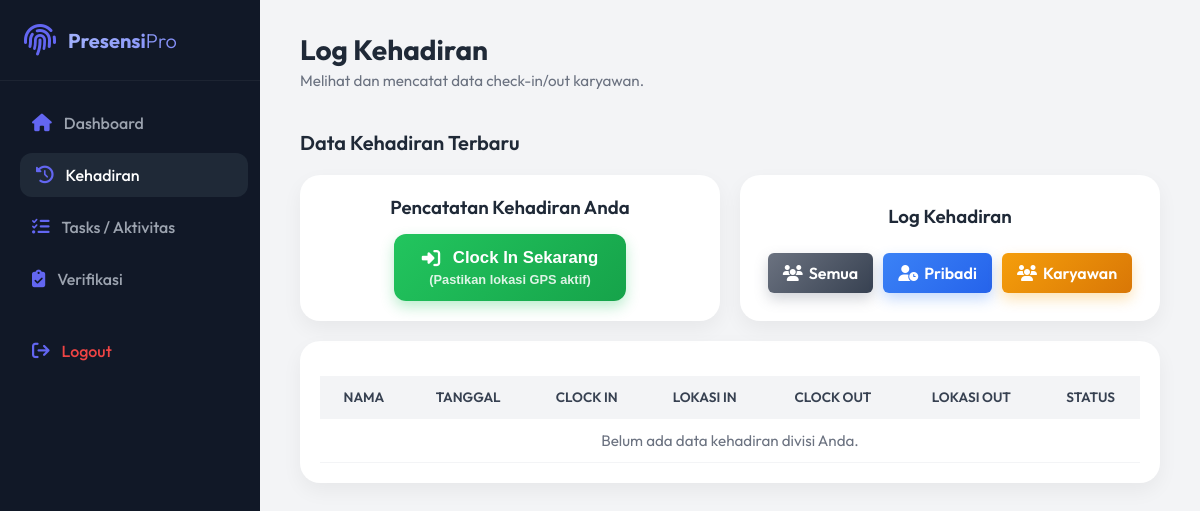
Page /kehadiran/index.php?filter=karyawan (signed in) on the earlier database version.
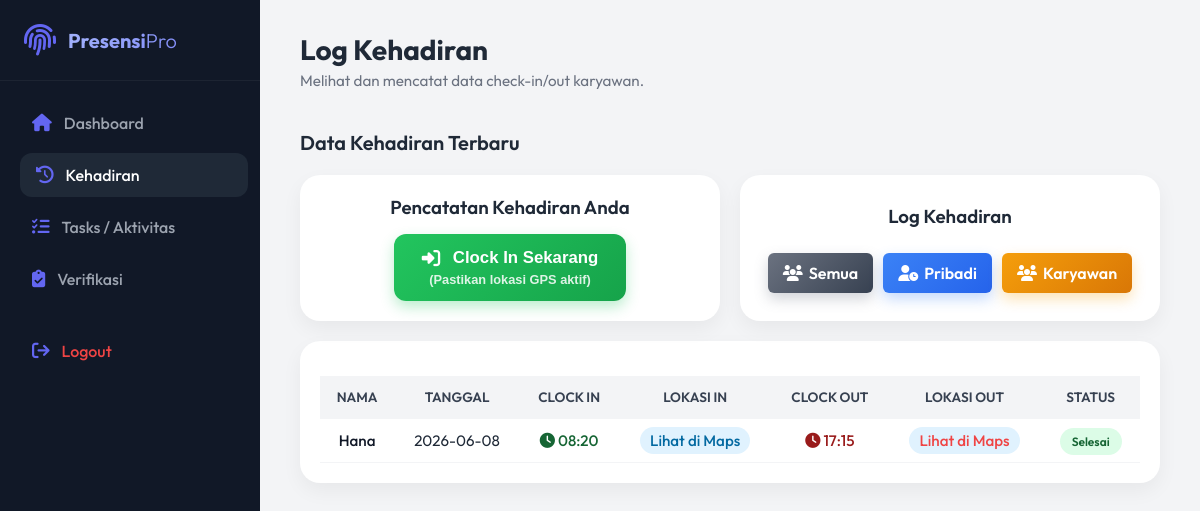
Same page on the later database version.
### tables this page shows
CREATE TABLE `kehadirans` (
  `id` int(11) NOT NULL,
  `tanggal` date DEFAULT NULL,
  `clock_in` datetime DEFAULT NULL,
  `clock_out` datetime DEFAULT NULL,
  `latitude_in` float DEFAULT NULL,
  `longitude_in` float DEFAULT NULL,
  `latitude_out` float DEFAULT NULL,
  `longitude_out` float DEFAULT NULL,
  `status_kehadiran` enum('Hadir','Sakit','Izin','Cuti','Alpa') DEFAULT 'Hadir',
  `users_id` int(11) DEFAULT NULL
);

CREATE TABLE `users` (
  `id` int(11) NOT NULL,
  `nama` varchar(100) NOT NULL,
  `email` varchar(100) NOT NULL,
  `password` varchar(255) NOT NULL,
  `divisi` enum('IT','HR','Finance','Marketing','Operasional') NOT NULL,
  `status` enum('Aktif','Nonaktif') DEFAULT 'Aktif',
  `tipe_users_id` int(11) DEFAULT NULL
);

### models/Kehadiran.php (called while the page is built, shortened)
<?php
class Kehadiran
{
    private $conn;
    private $table_name = "kehadirans";
    public function __construct($db)
    {
        $this->conn = $db;
    }
    public function readPagingByTipeUser($from_record_num, $records_per_page, $division, $tipeUserId)
    {
        $query = "SELECT a.*, u.nama AS user_name, u.divisi, tu.nama AS tipe_user
              FROM " . $this->table_name . " a
              JOIN users u ON a.users_id = u.id
              JOIN tipe_users tu ON u.tipe_users_id = tu.id
              WHERE 1=1";
        if ($tipeUserId == 5) {
            $query .= " AND u.id = :userId";
        } elseif ($tipeUserId == 4) {
            $query .= " AND u.divisi = :division AND tu.nama = 'Staff'";
        } elseif ($tipeUserId == 3) {
            $query .= " AND u.divisi = :division AND tu.nama IN ('Supervisor','Staff')";
        } elseif ($tipeUserId == 2) {
            $query .= " AND tu.nama IN ('Manager','Supervisor','Staff')";
        } elseif ($tipeUserId == 1) {
        }
        $query .= " ORDER BY a.tanggal DESC
                LIMIT :from_record_num, :records_per_page";
        $stmt = $this->conn->prepare($query);
        if ($tipeUserId == 4 || $tipeUserId == 3) {
            $stmt->bindParam(':division', $division);
        }
        $stmt->bindParam(':from_record_num', $from_record_num, PDO::PARAM_INT);
        $stmt->bindParam(':records_per_page', $records_per_page, PDO::PARAM_INT);
        $stmt->execute();
        return $stmt;
    }
    public function countByTipeUser($division, $tipeUserId)
    {
        $query = "SELECT COUNT(k.id) as total_rows
              FROM " . $this->table_name . " k
              JOIN users u ON k.users_id = u.id
              JOIN tipe_users tu ON u.tipe_users_id = tu.id
              WHERE 1=1";
        if ($tipeUserId == 5) {
            $query .= " AND u.id = ?";
        } elseif ($tipeUserId == 4) {
            $query .= " AND u.divisi = ? AND tu.nama = 'Staff'";
        } elseif ($tipeUserId == 3) {
            $query .= " AND u.divisi = ? AND tu.nama IN ('Supervisor','Staff')";
        } elseif ($tipeUserId == 2) {
            $query .= " AND tu.nama IN ('Manager','Supervisor','Staff')";
        } elseif ($tipeUserId == 1) {
        }
        $stmt = $this->conn->prepare($query);
        if ($tipeUserId == 4 || $tipeUserId == 3) {
            $stmt->bindParam(1, $division);
        }
        $stmt->execute();
        $row = $stmt->fetch(PDO::FETCH_ASSOC);
        return $row['total_rows'];
    }
}

### kehadiran/index.php (the view, shortened to what the changed rows need)
<?php
require_once '../models/Kehadiran.php';
$database = new Database();
$db = $database->getConnection();
$kehadiran = new Kehadiran($db);
$division        = $_SESSION['user_division'];
$page             = isset($_GET['page']) ? (int) $_GET['page'] : 1;
$records_per_page = 5;
$from_record_num  = ($records_per_page * $page) - $records_per_page;
$filter           = $_GET['filter'] ?? 'all';
switch ($filter) {
    case 'karyawan':
        $stmt       = $kehadiran->readPagingByTipeUser($from_record_num, $records_per_page, $division, $_SESSION['user_role_id']);
        break;
}
?>
<!DOCTYPE html>
<html lang="id">
<head>
    <link rel="stylesheet" href="https://cdnjs.cloudflare.com/ajax/libs/font-awesome/6.4.0/css/all.min.css">
    <link rel="stylesheet" href="../assets/css/style.css">
</head>
<body>
    <aside class="sidebar">
        <div class="sidebar-header">
            <h2>Presensi<span style="color: white; font-weight: 300;">Pro</span></h2>
        </div>
    </aside>
    <main class="main-content">
        <header class="top-header">
            <div class="welcome-msg">
                <h1>Log Kehadiran</h1>
            </div>
        </header>
        <div class="section-header">
            <h2>Data Kehadiran Terbaru</h2>
        </div>
        <div class="table-responsive">
            <table class="attendance-table">
                <thead>
                    <tr>
                        <th>NAMA</th>
                        <th>TANGGAL</th>
                        <th>CLOCK IN</th>
                        <th>Lokasi In</th>
                        <th>CLOCK OUT</th>
                        <th>Lokasi Out</th>
                        <th>STATUS</th>
                    </tr>
                </thead>
                <tbody>
                    <?php while ($row = $stmt->fetch(PDO::FETCH_ASSOC)): ?>
                        <tr>
                            <td class="name-cell">
                                <?php echo htmlspecialchars($row['user_name'] ?? ''); ?>
                            </td>
                            <td><?php echo htmlspecialchars($row['tanggal'] ?? ''); ?></td>
                            <td>
                                <?php if (!empty($row['clock_in'])): ?>
                                    <span class="clock-in">
                                        <i class="fa-solid fa-clock"></i>
                                        <?php echo date('H:i', strtotime($row['clock_in'])); ?>
                                    </span>
                                <?php else: ?> -
                                <?php endif; ?>
                            </td>
                            <td>
                                <?php if (!empty($row['latitude_in']) && !empty($row['longitude_in'])): ?>
                                    <a href="https://www.google.com/maps?q=<?php echo $row['latitude_in']; ?>,<?php echo $row['longitude_in']; ?>" target="_blank" class="map-link in">
                                        Lihat di Maps
                                    </a>
                                <?php else: ?> -
                                <?php endif; ?>
                            </td>
                            <td>
                                <?php if (!empty($row['clock_out'])): ?>
                                    <span class="clock-out">
                                        <i class="fa-solid fa-clock"></i>
                                        <?php echo date('H:i', strtotime($row['clock_out'])); ?>
                                    </span>
                                <?php else: ?> -
                                <?php endif; ?>
                            </td>
                            <td>
                                <?php if (!empty($row['latitude_out']) && !empty($row['longitude_out'])): ?>
                                    <a href="https://www.google.com/maps?q=<?php echo $row['latitude_out']; ?>,<?php echo $row['longitude_out']; ?>" target="_blank" class="map-link out">
                                        Lihat di Maps
                                    </a>
                                <?php else: ?> -
                                <?php endif; ?>
                            </td>
                            <td>
                                <?php if (!empty($row['clock_in']) && !empty($row['clock_out'])): ?>
                                    <span class="status-badge selesai">Selesai</span>
                                <?php else: ?>
                                    <span class="status-badge bekerja">Bekerja</span>
                                <?php endif; ?>
                            </td>
                        </tr>
                    <?php endwhile; ?>
                    <?php if ($stmt->rowCount() === 0): ?>
                        <tr>
                            <td colspan="7" class="empty-data">Belum ada data kehadiran divisi Anda.</td>
                        </tr>
                    <?php endif; ?>
                </tbody>
            </table>
        </div>
    </main>
</body>
</html>

Differences in the rows shown:
now on this page (row edited): kehadirans: users.nama "Hana", tanggal "2026-06-08", clock_in "08:20", clock_out "17:15", shows "Selesai"
Other differences:
text no longer shown: "Belum ada data kehadiran divisi Anda."
